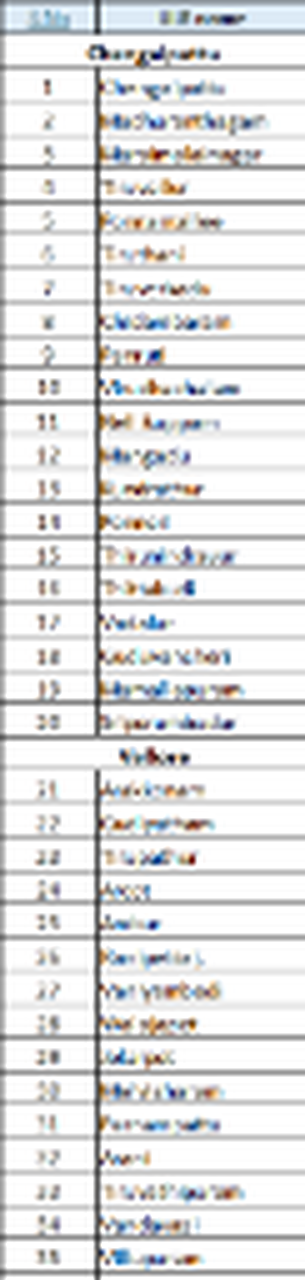
#> input picture crop_img1_part1.png, 305 x 1280 px, given in place of media__1790750627203.png, which was not available
$ python slice_img.py
#> lines starting #> are read from the running program, lines starting #| are printed output that depends on the picture; pictures that were not available may be replaced by others from this repository, and a replacement may not be noted
from PIL import Image

img = Image.open(r'C:\Users\Admin\.gemini\antigravity\brain\af73e8b4-d3bc-4e79-9888-14f789041ec1\.user_uploaded\media__1790750627203.png')
#> img is the input picture: PIL image 305x1280 RGBA; mean R, G, B, A 224, 224.1, 224.3, 255
w, h = img.size
#> w = 305; h = 1280
print(f"Image 1 width: {w}, height: {h}")
#| Image 1 width: 305, height: 1280

# Let's crop into 4 vertical slices from top to bottom and scale them up
h_chunk = h // 4
#> h_chunk = 320
for i in range(4):
    box = (0, i * h_chunk, w, (i + 1) * h_chunk if i < 3 else h)
    crop = img.crop(box)
    crop_large = crop.resize((w * 5, crop.height * 5), Image.Resampling.LANCZOS)
    crop_large.save(f"crop_img1_part{i+1}.png")
#> this loop made 4 passes
#> pass 1, `crop = img.crop(box)`:
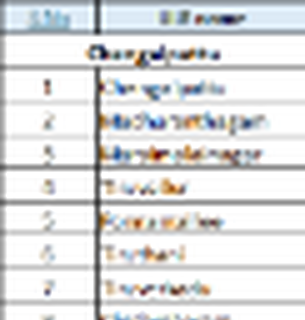
#> crop: PIL image 305x320 RGBA; mean R, G, B, A 221.6, 222.6, 223.2, 255
#> pass 2, `crop = img.crop(box)`:
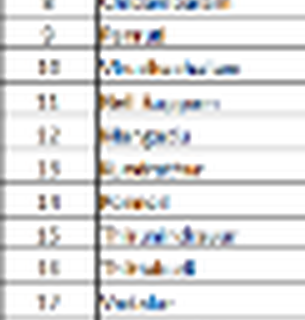
#> crop: PIL image 305x320 RGBA; mean R, G, B, A 224.6, 224.4, 224.5, 255
#> after the loop:
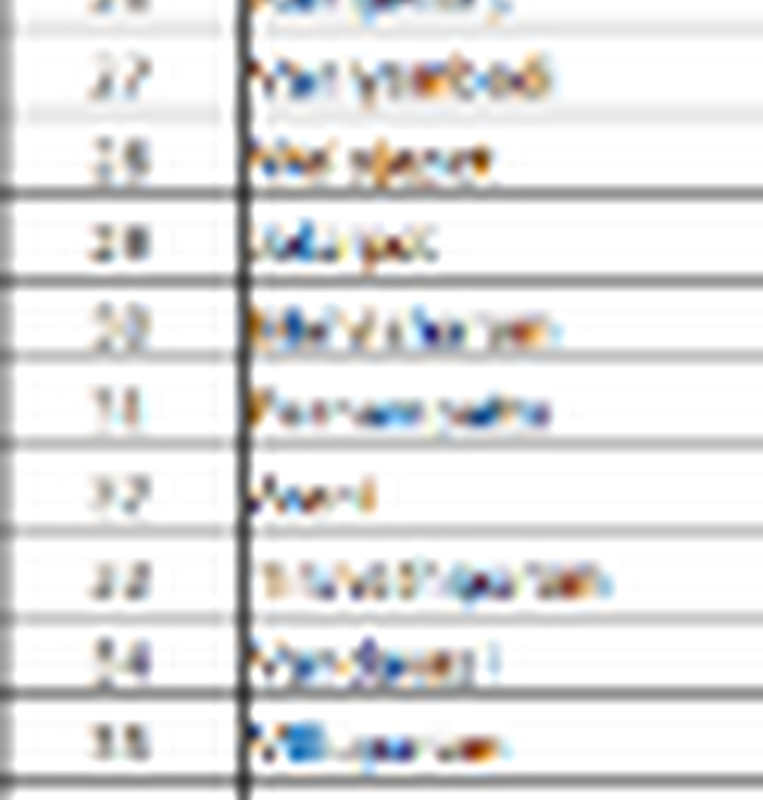
#> crop_large: PIL image 1525x1600 RGBA (shown at 1/2 size); mean R, G, B, A 224.6, 224.5, 224.5, 255

print("Saved crop_img1_part1..4.png")
